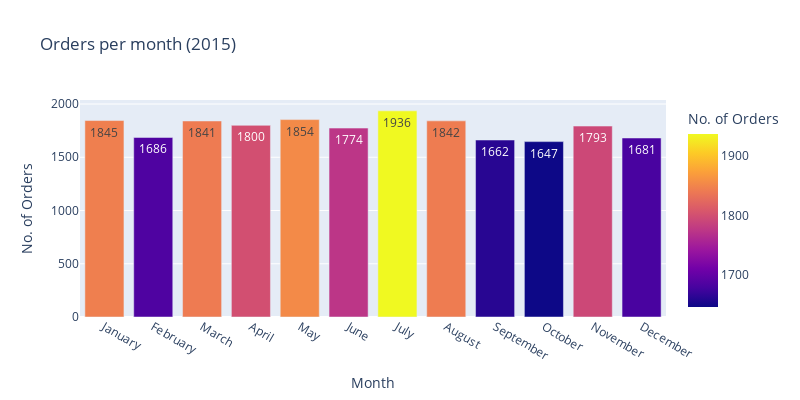

The code cell stored with this chart in its notebook:
### Code cell
orders_per_month = total_orders.groupby(total_orders.index.month_name()).agg('count') + 1                     

bar_orders_per_month = px.bar(orders_per_month, y="Orders Count", x=orders_per_month.index,
            labels={
                "Orders Count": "No. of Orders",
                "Datetime": "Month"
            },
            title="Orders per month (2015)", width=800, height=400, 
            text=orders_per_month["Orders Count"], 
            color=orders_per_month["Orders Count"])

bar_orders_per_month.update_traces(textposition='auto')
bar_orders_per_month.update_xaxes(categoryorder='array', 
    categoryarray= ['January', 'February', 
    'March', 'April','May', 
    'June','July', 'August', 
    'September','October','November',
    'December',])

### Figure 1 — Plotly figure (JSON) as saved in the notebook; plotly's stock layout.template omitted (floating-point values rounded to 4 significant figures)
{"data": [{"alignmentgroup": "True", "hovertemplate": "Month=%{x}<br>No. of Orders=%{marker.color}<extra></extra>", "legendgroup": "", "marker": {"color": [1800, 1842, 1681, 1686, 1845, 1936, 1774, 1841, 1854, 1793, 1647, 1662], "coloraxis": "coloraxis", "pattern": {"shape": ""}}, "name": "", "offsetgroup": "", "orientation": "v", "showlegend": false, "text": [1800, 1842, 1681, 1686, 1845, 1936, 1774, 1841, 1854, 1793, 1647, 1662], "textposition": "auto", "type": "bar", "x": ["April", "August", "December", "February", "January", "July", "June", "March", "May", "November", "October", "September"], "xaxis": "x", "y": [1800, 1842, 1681, 1686, 1845, 1936, 1774, 1841, 1854, 1793, 1647, 1662], "yaxis": "y"}], "layout": {"barmode": "relative", "coloraxis": {"colorbar": {"title": {"text": "No. of Orders"}}, "colorscale": [[0, "#0d0887"], [0.1111, "#46039f"], [0.2222, "#7201a8"], [0.3333, "#9c179e"], [0.4444, "#bd3786"], [0.5556, "#d8576b"], [0.6667, "#ed7953"], [0.7778, "#fb9f3a"], [0.8889, "#fdca26"], [1, "#f0f921"]]}, "height": 400, "legend": {"tracegroupgap": 0}, "title": {"text": "Orders per month (2015)"}, "width": 800, "xaxis": {"anchor": "y", "categoryarray": ["January", "February", "March", "April", "May", "June", "July", "August", "September", "October", "November", "December"], "categoryorder": "array", "domain": [0, 1], "title": {"text": "Month"}}, "yaxis": {"anchor": "x", "domain": [0, 1], "title": {"text": "No. of Orders"}}}}
